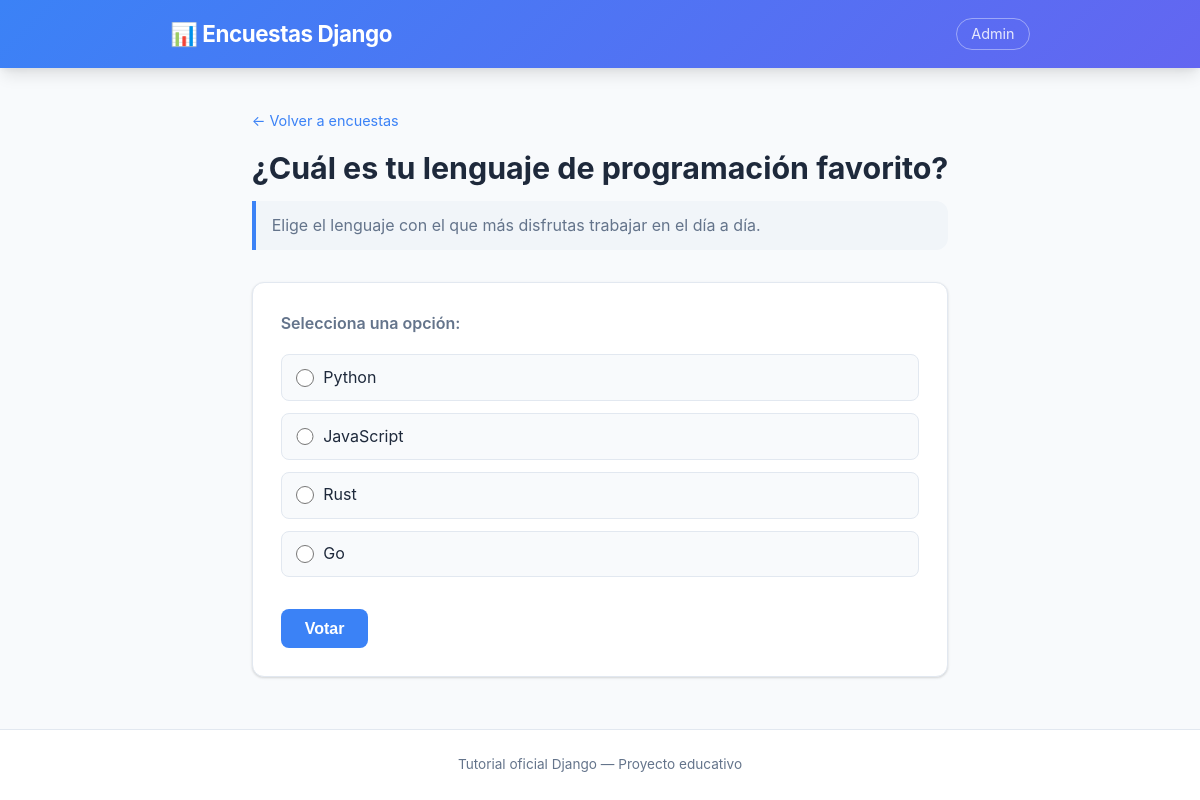
The page /polls/1/ on the database its author committed.
### polls/models.py (models this page shows, shortened)
class Question(models.Model):
    question_text = models.CharField(max_length=200, verbose_name="Pregunta")
    description = models.TextField(
        blank=True,
        default="",
        verbose_name="Descripción",
        help_text="Descripción opcional para dar más contexto a la encuesta.",
    )
    pub_date = models.DateTimeField("Fecha de publicación")
    def was_published_recently(self):
        now = timezone.now()
        return now - datetime.timedelta(days=1) <= self.pub_date <= now
    was_published_recently.admin_order_field = "pub_date"
    was_published_recently.boolean = True
    was_published_recently.short_description = "¿Publicada recientemente?"

class Choice(models.Model):
    question = models.ForeignKey(Question, on_delete=models.CASCADE)
    choice_text = models.CharField(max_length=200, verbose_name="Opción")
    votes = models.IntegerField(default=0, verbose_name="Votos")

### polls/views.py (the view)
# urls.py: path("<int:pk>/", views.DetailView.as_view(), name="detail"),
class DetailView(generic.DetailView):
    model = Question
    template_name = "polls/detail.html"
    def get_queryset(self):
        return Question.objects.filter(pub_date__lte=timezone.now())

### polls/templates/polls/detail.html (shortened to what this page needs)
{% extends "polls/base.html" %}
{% block content %}
<div class="page-header">
    <a href="{% url 'polls:index' %}" class="back-link">&larr; Volver a encuestas</a>
    <h1>{{ question.question_text }}</h1>
    {% if question.description %}
        <p class="question-description-detail">{{ question.description }}</p>
    {% endif %}
</div>
<form action="{% url 'polls:vote' question.id %}" method="post" class="vote-form">
    <fieldset>
        <legend>Selecciona una opción:</legend>
        {% for choice in question.choice_set.all %}
        <div class="choice-option">
            <label>
                <input type="radio" name="choice" id="choice{{ forloop.counter }}" value="{{ choice.id }}">
                {{ choice.choice_text }}
            </label>
        </div>
        {% endfor %}
    </fieldset>
    <button type="submit" class="btn btn-primary">Votar</button>
</form>
{% endblock %}

### polls/static/polls/style.css (style rules this page uses)
:root { --primary: #3b82f6; --primary-dark:#1d4ed8; --accent: #6366f1; --bg: #f8fafc; --surface: #ffffff; --border: #e2e8f0; --text: #1e293b; --text-muted: #64748b; --success: #22c55e; --error: #ef4444; --radius: 0.75rem; --shadow: 0 1px 3px rgba(0,0,0,.1), 0 1px 2px rgba(0,0,0,.06); --shadow-lg: 0 10px 15px -3px rgba(0,0,0,.1), 0 4px 6px -2px rgba(0,0,0,.05); }
*, *::before, *::after { box-sizing: border-box; margin: 0; padding: 0; }
body { font-family: -apple-system, BlinkMacSystemFont, "Segoe UI", Roboto, "Helvetica Neue", Arial, sans-serif; background: var(--bg); color: var(--text); line-height: 1.6; min-height: 100vh; display: flex; flex-direction: column; }
.page-header { margin-bottom: 2rem; }
.page-header h1 { font-size: 1.9rem; font-weight: 700; color: var(--text); margin-bottom: 0.3rem; }
.back-link { display: inline-block; color: var(--primary); text-decoration: none; font-size: 0.9rem; margin-bottom: 0.75rem; transition: color 0.15s; }
.question-description-detail { color: var(--text-muted); font-size: 1rem; margin-top: 0.5rem; padding: 0.75rem 1rem; background: #f1f5f9; border-left: 4px solid var(--primary); border-radius: 0 var(--radius) var(--radius) 0; }
.vote-form { background: var(--surface); border: 1px solid var(--border); border-radius: var(--radius); padding: 1.75rem; box-shadow: var(--shadow); }
.vote-form fieldset { border: none; }
.vote-form legend { font-size: 1rem; font-weight: 600; color: var(--text-muted); margin-bottom: 1.1rem; }
.choice-option { margin-bottom: 0.75rem; }
.choice-option label { display: flex; align-items: center; gap: 0.6rem; cursor: pointer; padding: 0.6rem 0.9rem; border: 1px solid var(--border); border-radius: 0.5rem; background: var(--bg); font-size: 1rem; transition: border-color 0.2s, background 0.2s; }
.choice-option input[type="radio"] { accent-color: var(--primary); width: 1.1rem; height: 1.1rem; }
.btn { display: inline-block; padding: 0.65rem 1.5rem; font-size: 1rem; font-weight: 600; border-radius: 0.5rem; cursor: pointer; text-decoration: none; border: none; margin-top: 1.25rem; transition: background 0.2s, transform 0.1s; }
.btn-primary { background: var(--primary); color: #fff; }

### rows shown on the page
Question: question_text "¿Cuál es tu lenguaje de programación favorito?", description "Elige el lenguaje con el que más disfrutas trabajar en el día a día."
Choice: choice_text "Python"
Choice: choice_text "JavaScript"
Choice: choice_text "Rust"
Choice: choice_text "Go"
